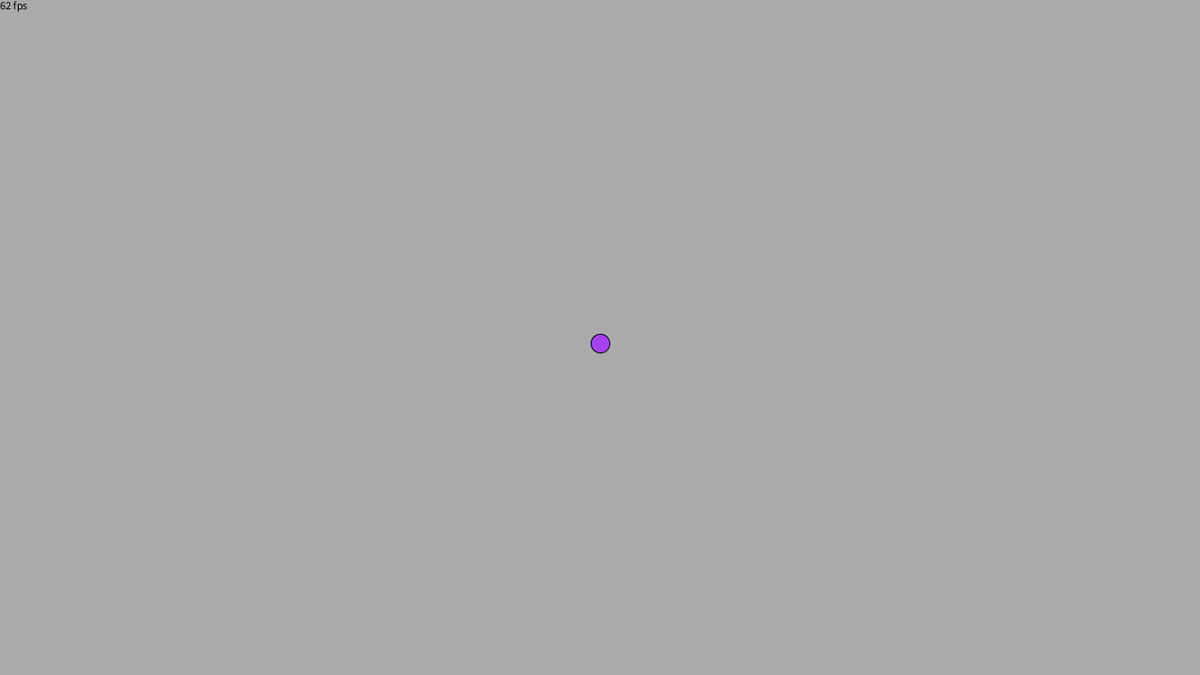
Frame 1 (no input)
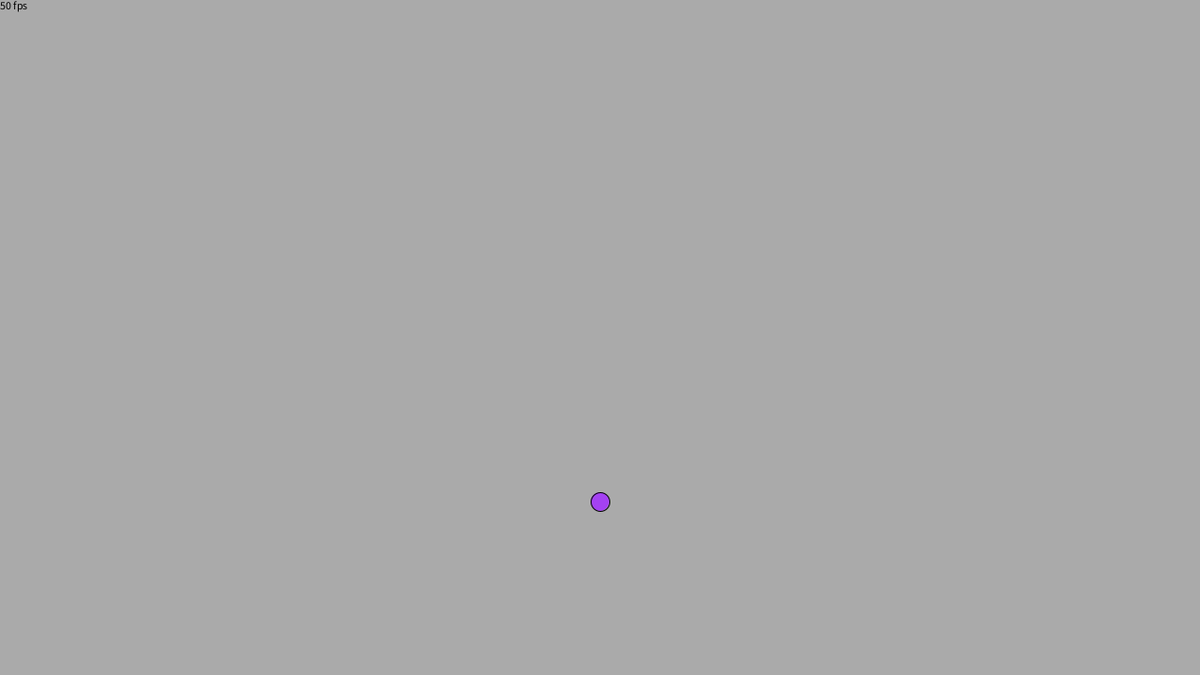
Frame 60 (the mouse pressed at the canvas centre just before this capture)
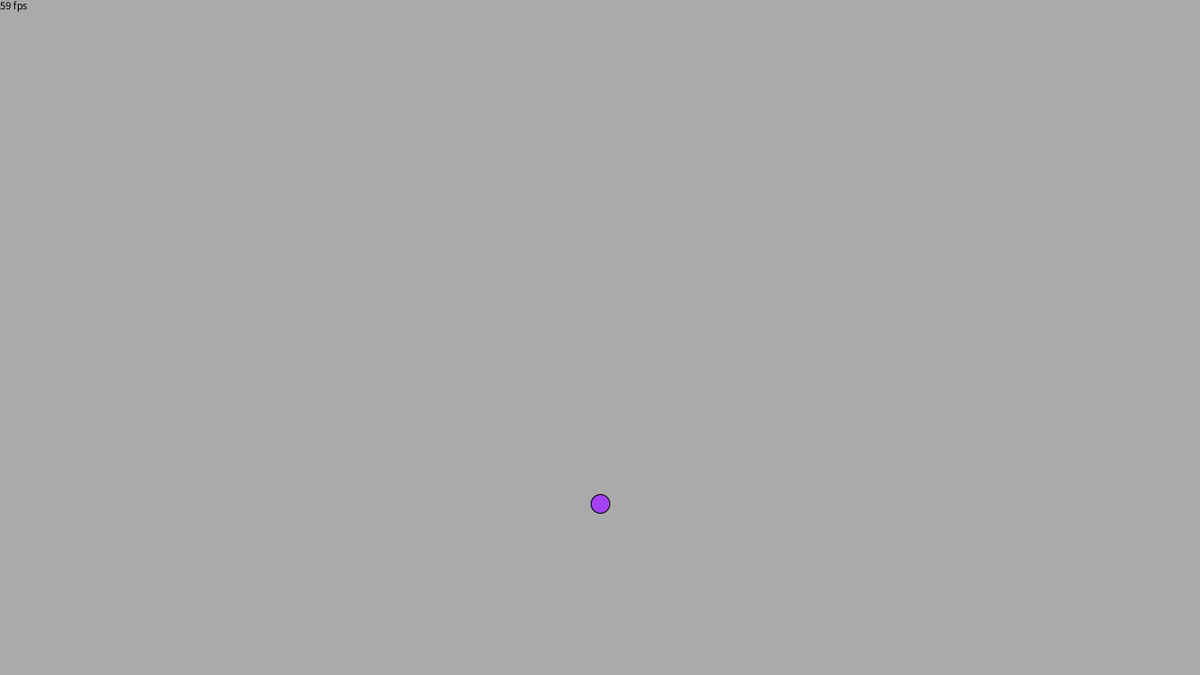
Frame 120 (the mouse held since frame 60 and released just before this capture)

The Processing sketch that drew these frames (run headless with seeded random() and noise(); from frame 60 on, the mouse is pressed at the canvas centre):

// Processing sketch: Balls
// ── Balls.pde
ArrayList<Ball> balls = new ArrayList<Ball>();
float sizeFactor = 0.065;

void setup() {
  size(1280, 720);

  balls.add(new Ball(width/2, height/2, 20, 5, floor(random(255)), floor(random(255)), floor(random(255))));
  
  float asdf = 1.5;
  println(pow((sizeFactor * 20) + 0.5, asdf));
  println(pow((sizeFactor * 50) + 0.5, asdf));
  println(pow((sizeFactor * 100) + 0.5, asdf));
}

void draw() {
  background(170);

  fill(0);
  text(floor(frameRate) + " fps", 0, 10);

  for (int i = 0; i < balls.size(); i++) {
    Ball ball = balls.get(i);

    float halfSize = ball.size / 2;
    float maxHeight = height - halfSize - 1;

    fill(ball.r, ball.g, ball.b);

    // Don't bother with all the maths for balls that aren't moving
    if (ball.stopped) {
      ellipse(ball.x, maxHeight, ball.size, ball.size);
    } else {
      ball.speed += sizeFactor * ball.size;

      ball.y += ball.speed;

      // Reverse ball speed when it reaches the bottom of the canvas
      if (ball.y >= maxHeight) {
        ball.speed *= -1;
      }
      
      float minSpeed = pow((sizeFactor * ball.size) + 0.5, 1.5);

      // If the ball is near the bottom of the canvas, and is going slowly enough, just consider it stopped
      // Adding 0.5 to the used speed to prevent larger balls from vibrating unnaturally quickly
      if (ball.y > maxHeight && ball.speed < minSpeed && ball.speed > -minSpeed) {
        ball.y = maxHeight;
        ball.speed = 0;
        ball.stopped = true;
      }

      // Just to make sure the ball never gets out of bounds
      if (ball.y > maxHeight) {
        ball.y = maxHeight;
      }

      ellipse(ball.x, ball.y, ball.size, ball.size);
    }
  }
}

void mouseClicked() {
  balls.add(new Ball(mouseX, mouseY, random(10, 100), 5, floor(random(255)), floor(random(255)), floor(random(255))));
}

void keyPressed() {
  if (key == 'r') {
    balls = new ArrayList<Ball>();
  }
}

// ── Ball.pde
class Ball {
  float x;
  float y;
  float speed;
  float size;

  int r;
  int g;
  int b;
  
  boolean stopped = false;

  Ball(float x, float y, float size, float speed, int r, int g, int b) {
    this.x = x;
    this.y = y;
    this.size = size;
    this.speed = speed;

    this.r = r;
    this.g = g;
    this.b = b;
  }
}
